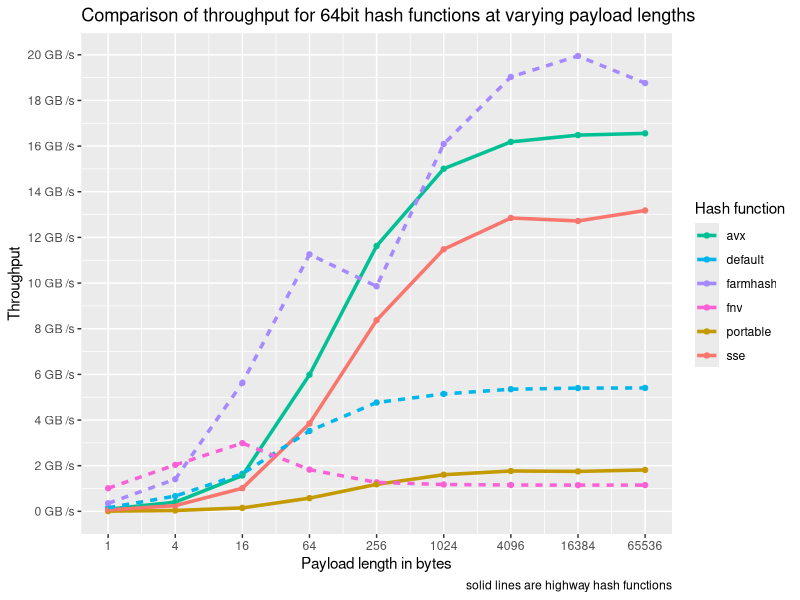
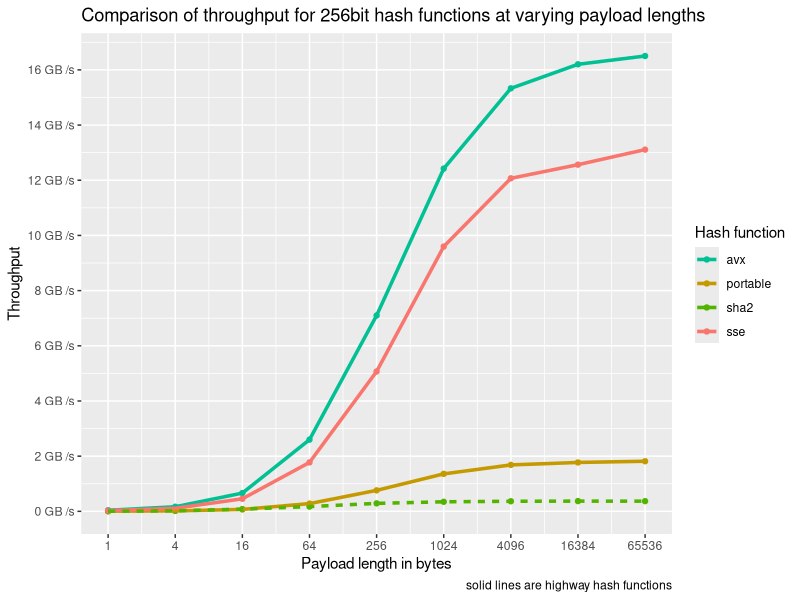
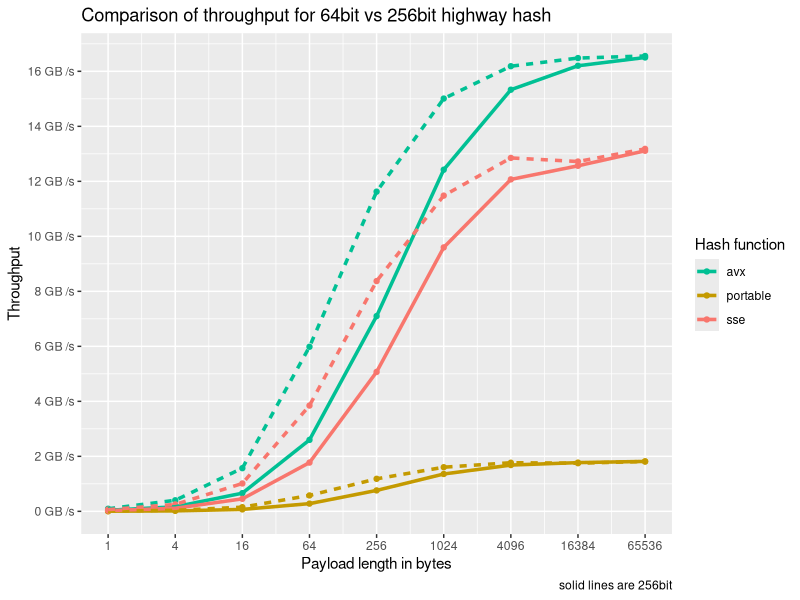
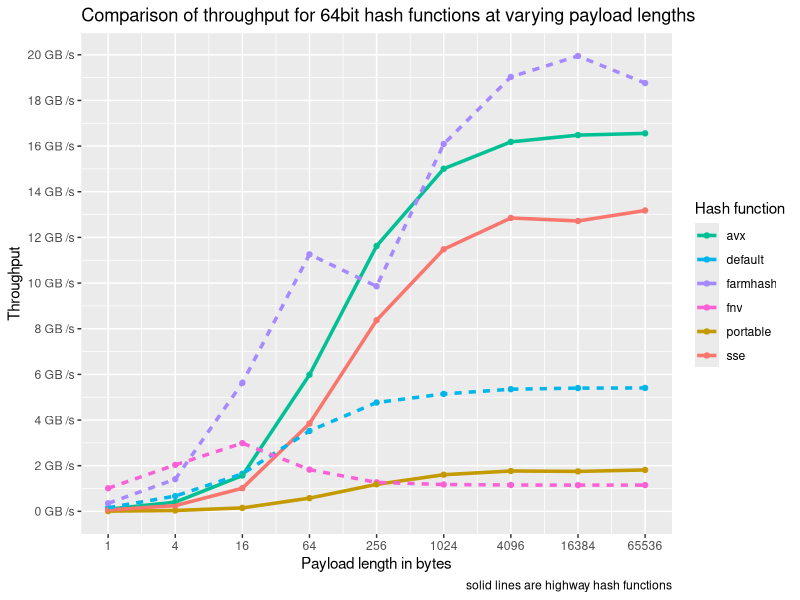
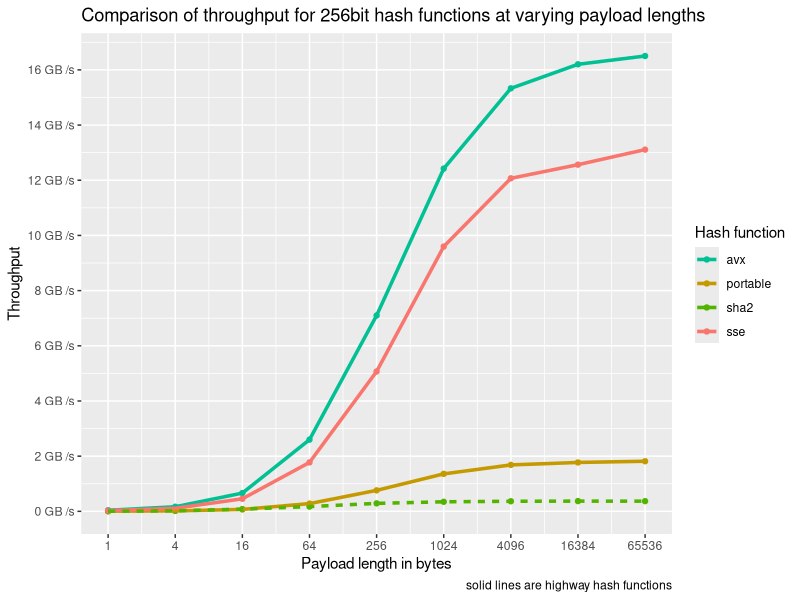
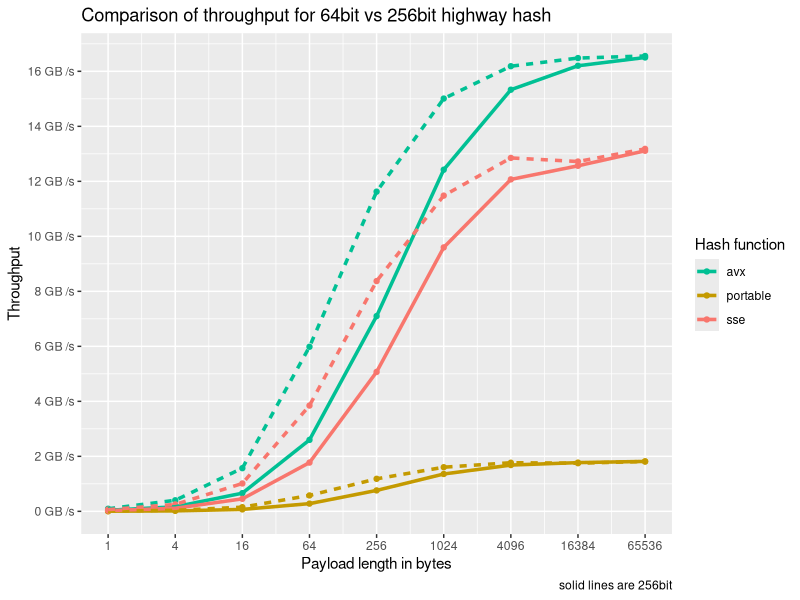

Write the R code that produced these figures, in order.
library(scales)
library(tidyverse)
library(readr)

is_highwayhash <- Vectorize(function(fn) {
  switch(fn,
         "avx" = TRUE,
         "sse" = TRUE,
         "portable" = TRUE,
         FALSE)
})

get_line_type <- Vectorize(function(fn) {
  switch(fn,
         "avx" = "highwayhash",
         "sse" = "highwayhash",
         "portable" = "highwayhash",
         "other")
})

df <- read_csv("./highway.csv")
df <- mutate(df,
             fn = `function`,
             highwayhash = is_highwayhash(fn),
             line = get_line_type(fn),
             throughput = value * iteration_count * 10^9 / sample_time_nanos)


pal <- hue_pal()(df %>% select(fn) %>% distinct() %>% count() %>% pull())
names(pal) <- df %>% select(fn) %>% distinct() %>% pull()

df64 <- df %>% filter(group == '64bit')
df256 <- df %>% filter(group == '256bit')

byte_rate <- function(l) {
  paste(scales::number_bytes(l, symbol = "GB", units = "si"), "/s")
}

ggplot(df64, aes(value, throughput, color = fn)) + 
  stat_summary(fun.y = mean, geom="point", size = 1.5) +
  stat_summary(aes(linetype = line), fun.y = mean, geom="line", size = 1.2) +
  scale_y_continuous(labels = byte_rate, limits = c(0, NA), breaks = pretty_breaks(10)) +
  scale_x_continuous(trans='log2', limit = c(1, NA), breaks = c(1, 4, 16, 64, 256, 1024, 4096, 16384, 65536)) +
  labs(title = "Comparison of throughput for 64bit hash functions at varying payload lengths",
       caption = "solid lines are highway hash functions",
       col = "Hash function",
       y = "Throughput",
       x = "Payload length in bytes") +
  guides(linetype = FALSE) +
  scale_colour_manual( values = pal)
ggsave('64bit-highwayhash.png', width = 8, height = 5, dpi = 100)

ggplot(df256, aes(value, throughput, color = fn)) + 
  stat_summary(fun.y = mean, geom="point", size = 1.5) +
  stat_summary(aes(linetype = line), fun.y = mean, geom="line", size = 1.2) +
  scale_y_continuous(labels = byte_rate, limits = c(0, NA), breaks = pretty_breaks(10)) +
  scale_x_continuous(trans='log2', limit = c(1, NA), breaks = c(1, 4, 16, 64, 256, 1024, 4096, 16384, 65536)) +
  labs(title = "Comparison of throughput for 256bit hash functions at varying payload lengths",
       caption = "solid lines are highway hash functions",
       col = "Hash function",
       y = "Throughput",
       x = "Payload length in bytes") +
  guides(linetype = FALSE) +
  scale_colour_manual(values = pal)
ggsave('256bit-highwayhash.png', width = 8, height = 5, dpi = 100)

ggplot(df %>% filter(highwayhash == TRUE), aes(value, throughput, color = fn, line_type = group)) + 
  stat_summary(fun.y = mean, geom="point", size = 1.5) +
  stat_summary(aes(linetype = as.factor(group)), fun.y = mean, geom="line", size = 1.2) +
  scale_y_continuous(labels = byte_rate, limits = c(0, NA), breaks = pretty_breaks(10)) +
  scale_x_continuous(trans='log2', limit = c(1, NA), breaks = c(1, 4, 16, 64, 256, 1024, 4096, 16384, 65536)) +
  labs(title = "Comparison of throughput for 64bit vs 256bit highway hash",
       caption = "solid lines are 256bit",
       col = "Hash function",
       y = "Throughput",
       x = "Payload length in bytes")  +
  guides(linetype = FALSE) +
  scale_colour_manual(values = pal)
ggsave('64bit-vs-256it-highwayhash.png', width = 8, height = 5, dpi = 100)
